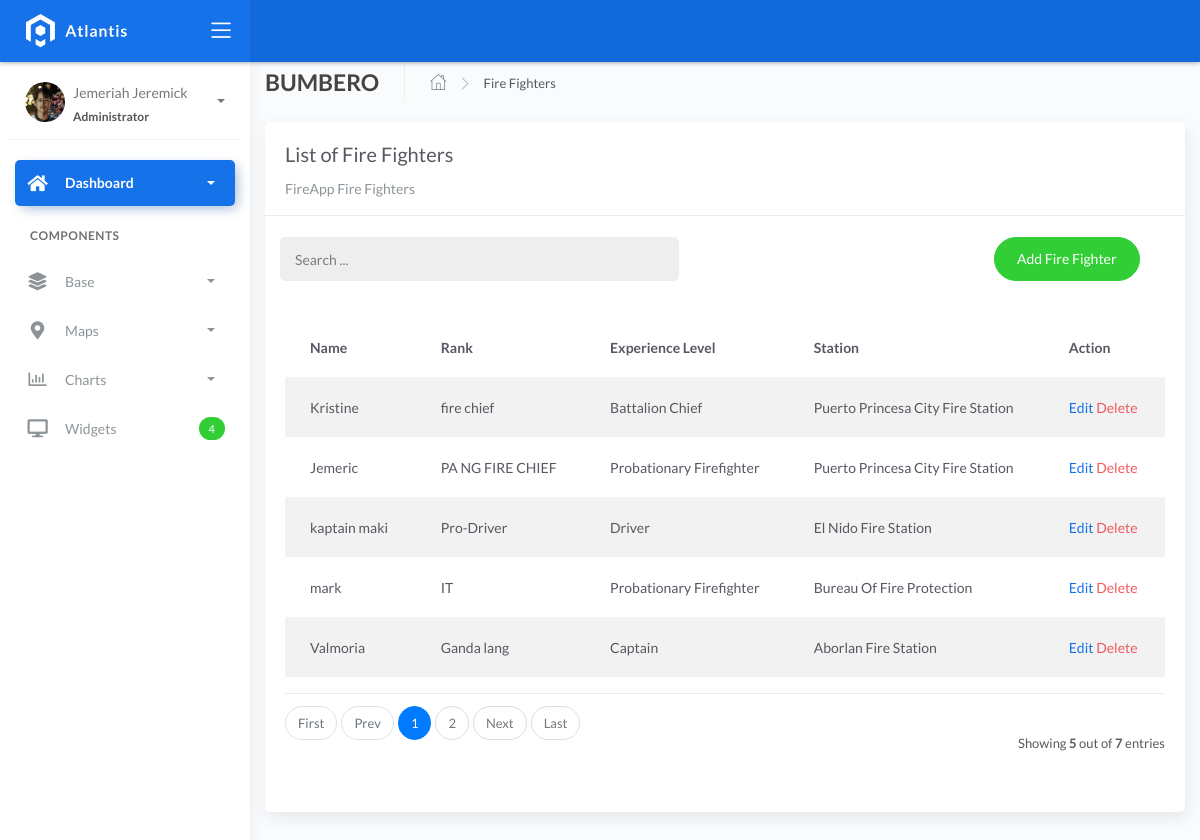
/firefighterlist, run on the app's committed database.
### fire/models.py (models this page shows, shortened)
class BaseModel(models.Model):
    created_at = models.DateTimeField(auto_now_add=True, db_index=True)
    updated_at = models.DateTimeField(auto_now=True)
    class Meta:
        abstract = True

class Firefighters(BaseModel):
    XP_CHOICES = (
        ('Probationary Firefighter', 'Probationary Firefighter'),
        ('Firefighter I', 'Firefighter I'),
        ('Firefighter II', 'Firefighter II'),
        ('Firefighter III', 'Firefighter III'),
        ('Driver', 'Driver'),
        ('Captain', 'Captain'),
        ('Battalion Chief', 'Battalion Chief'),
    )
    name = models.CharField(max_length=150)
    rank = models.CharField(max_length=150)
    experience_level = models.CharField(max_length=45, choices=XP_CHOICES)
    station = models.ForeignKey(FireStation, on_delete=models.SET_NULL, null=True, blank=True, related_name="firefighters")

class FireStation(BaseModel):
    name = models.CharField(max_length=150)
    latitude = models.DecimalField(
        max_digits=22, decimal_places=16, null=True, blank=True)
    longitude = models.DecimalField(
        max_digits=22, decimal_places=16, null=True, blank=True)
    address = models.CharField(max_length=150)
    city = models.CharField(max_length=150)
    country = models.CharField(max_length=150)
    def __str__(self):
        return self.name

### fire/views.py (the view)
# urls.py: path('firefighterlist', FireFighterList.as_view(), name='firefighter-list'),
class FireFighterList(ListView):
    model = Firefighters
    context_object_name = 'firefighters'
    template_name = "firefighterslist.html"
    paginate_by = 5
    def get_queryset(self, *args, **kwargs):
        qs = super(FireFighterList, self).get_queryset(*args, **kwargs)
        if self.request.GET.get("q") != None:
            query = self.request.GET.get('q')
            qs = qs.filter(Q(name__icontains=query) |
            Q(rank__icontains=query) | Q(experience_level__icontains=query) | Q(station__icontains=query))
        return qs

### templates/FireFightersList.html (shortened to what this page needs)
{% extends 'base.html' %} {% load static %} {% block content %}
<div class="content">
  <div class="container-fluid">
    <div class="page-header">
      <h4 class="page-title">BUMBERO</h4>
      <ul class="breadcrumbs">
        <li class="nav-home">
          <a href="{% url 'home' %}">
            <i class="flaticon-home"></i>
          </a>
        </li>
        <li class="separator">
          <i class="flaticon-right-arrow"></i>
        </li>
        <li class="nav-item">
          <a href="#">Fire Fighters</a>
        </li>
      </ul>
    </div>
    <div class="row">
      <div class="col-md-12">
        <div class="card">
          <div class="card-header">
            <div class="card-title">List of Fire Fighters</div>
            <div class="card-category">FireApp Fire Fighters</div>
          </div>
          <br />
          <div class="col-md-12 row">
            <div class="col-md-6">
              <form
                action=""
                class="navbar-left navbar-form nav-search mr-md-3"
                action="{% url 'firefighter-list' %}"
              >
                <div class="input-group">
                  <input
                    type="text"
                    placeholder="Search ..."
                    class="form-control"
                    name="q"
                  />
                  <div class="input-group-append">
                    <span class="input-group-text">
                    </span>
                  </div>
                </div>
              </form>
            </div>
            <div class="col-md-6">
              <div class="pull-right">
                <a
                  href="{% url 'firefighter-add' %}"
                  class="btn btn-success btn-rounded"
                  >Add Fire Fighter</a
                >
              </div>
            </div>
          </div>
          <div class="card-body">
            <table class="table table-striped mt-3">
              <thead>
                <tr>
                  <th scope="col">Name</th>
                  <th scope="col">Rank</th>
                  <th scope="col">Experience Level</th>
                  <th scope="col">Station</th>
                  <th scope="col">Action</th>
                </tr>
              </thead>
              <tbody>
                {% for object in object_list %}
                <tr>
                  <td>{{ object.name }}</td>
                  <td>{{ object.rank }}</td>
                  <td>{{ object.experience_level }}</td>
                  <td>{{ object.station }}</td>
                  <td>
                    <a href="firefighterlist/{{ object.id }}">Edit</a>
                    <a
                      href="firefighterlist/{{ object.id }}/delete"
                      class="text-danger"
                      >Delete</a
                    >
                  </td>
                </tr>
                {% endfor %}
              </tbody>
            </table>
            {% include 'includes/pagination.html' %}
          </div>
        </div>
      </div>
    </div>
  </div>
</div>
{% endblock %}

### data on the page
Firefighters: name "Kristine", rank "fire chief", experience_level "Battalion Chief", station "Puerto Princesa City Fire Station"
Firefighters: name "Jemeric", rank "PA NG FIRE CHIEF", experience_level "Probationary Firefighter", station "Puerto Princesa City Fire Station"
Firefighters: name "kaptain maki", rank "Pro-Driver", experience_level "Driver", station "El Nido Fire Station"
Firefighters: name "mark", rank "IT", experience_level "Probationary Firefighter", station "Bureau Of Fire Protection"
Firefighters: name "Valmoria", rank "Ganda lang", experience_level "Captain", station "Aborlan Fire Station"

### other printed values
{{ page_num }} "1"
{{ page_num }} "2"
{{ object_list.count }} "5"
{{ paginator.count }} "7"
